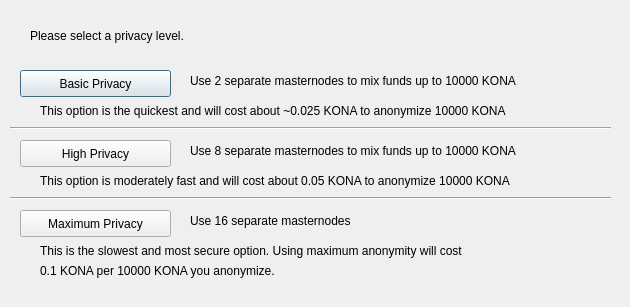
<?xml version="1.0" encoding="UTF-8"?>
<ui version="4.0">
 <class>ObfuscationConfig</class>
 <widget class="QDialog" name="ObfuscationConfig">
  <property name="geometry">
   <rect>
    <x>0</x>
    <y>0</y>
    <width>630</width>
    <height>307</height>
   </rect>
  </property>
  <property name="windowTitle">
   <string>Configure Obfuscation</string>
  </property>
  <widget class="QPushButton" name="buttonBasic">
   <property name="geometry">
    <rect>
     <x>20</x>
     <y>70</y>
     <width>151</width>
     <height>27</height>
    </rect>
   </property>
   <property name="text">
    <string>Basic Privacy</string>
   </property>
  </widget>
  <widget class="QPushButton" name="buttonHigh">
   <property name="geometry">
    <rect>
     <x>20</x>
     <y>140</y>
     <width>151</width>
     <height>27</height>
    </rect>
   </property>
   <property name="text">
    <string>High Privacy</string>
   </property>
  </widget>
  <widget class="QPushButton" name="buttonMax">
   <property name="geometry">
    <rect>
     <x>20</x>
     <y>210</y>
     <width>151</width>
     <height>27</height>
    </rect>
   </property>
   <property name="text">
    <string>Maximum Privacy</string>
   </property>
  </widget>
  <widget class="QLabel" name="label">
   <property name="geometry">
    <rect>
     <x>30</x>
     <y>20</y>
     <width>571</width>
     <height>31</height>
    </rect>
   </property>
   <property name="text">
    <string>Please select a privacy level.</string>
   </property>
  </widget>
  <widget class="QLabel" name="label_2">
   <property name="geometry">
    <rect>
     <x>190</x>
     <y>70</y>
     <width>421</width>
     <height>21</height>
    </rect>
   </property>
   <property name="text">
    <string>Use 2 separate masternodes to mix funds up to 10000 KONA</string>
   </property>
  </widget>
  <widget class="QLabel" name="label_3">
   <property name="geometry">
    <rect>
     <x>190</x>
     <y>140</y>
     <width>411</width>
     <height>21</height>
    </rect>
   </property>
   <property name="text">
    <string>Use 8 separate masternodes to mix funds up to 10000 KONA</string>
   </property>
  </widget>
  <widget class="QLabel" name="label_4">
   <property name="geometry">
    <rect>
     <x>190</x>
     <y>210</y>
     <width>421</width>
     <height>21</height>
    </rect>
   </property>
   <property name="text">
    <string>Use 16 separate masternodes</string>
   </property>
  </widget>
  <widget class="QLabel" name="label_6">
   <property name="geometry">
    <rect>
     <x>40</x>
     <y>100</y>
     <width>561</width>
     <height>21</height>
    </rect>
   </property>
   <property name="text">
    <string>This option is the quickest and will cost about ~0.025 KONA to anonymize 10000 KONA</string>
   </property>
  </widget>
  <widget class="QLabel" name="label_7">
   <property name="geometry">
    <rect>
     <x>40</x>
     <y>170</y>
     <width>561</width>
     <height>21</height>
    </rect>
   </property>
   <property name="text">
    <string>This option is moderately fast and will cost about 0.05 KONA to anonymize 10000 KONA</string>
   </property>
  </widget>
  <widget class="QLabel" name="label_8">
   <property name="geometry">
    <rect>
     <x>40</x>
     <y>240</y>
     <width>561</width>
     <height>21</height>
    </rect>
   </property>
   <property name="text">
    <string>This is the slowest and most secure option. Using maximum anonymity will cost</string>
   </property>
  </widget>
  <widget class="QLabel" name="label_9">
   <property name="geometry">
    <rect>
     <x>40</x>
     <y>260</y>
     <width>561</width>
     <height>21</height>
    </rect>
   </property>
   <property name="text">
    <string>0.1 KONA per 10000 KONA you anonymize.</string>
   </property>
  </widget>
  <widget class="Line" name="line">
   <property name="geometry">
    <rect>
     <x>10</x>
     <y>120</y>
     <width>601</width>
     <height>16</height>
    </rect>
   </property>
   <property name="orientation">
    <enum>Qt::Horizontal</enum>
   </property>
  </widget>
  <widget class="Line" name="line_2">
   <property name="geometry">
    <rect>
     <x>10</x>
     <y>190</y>
     <width>601</width>
     <height>16</height>
    </rect>
   </property>
   <property name="orientation">
    <enum>Qt::Horizontal</enum>
   </property>
  </widget>
 </widget>
 <resources/>
 <connections/>
</ui>
